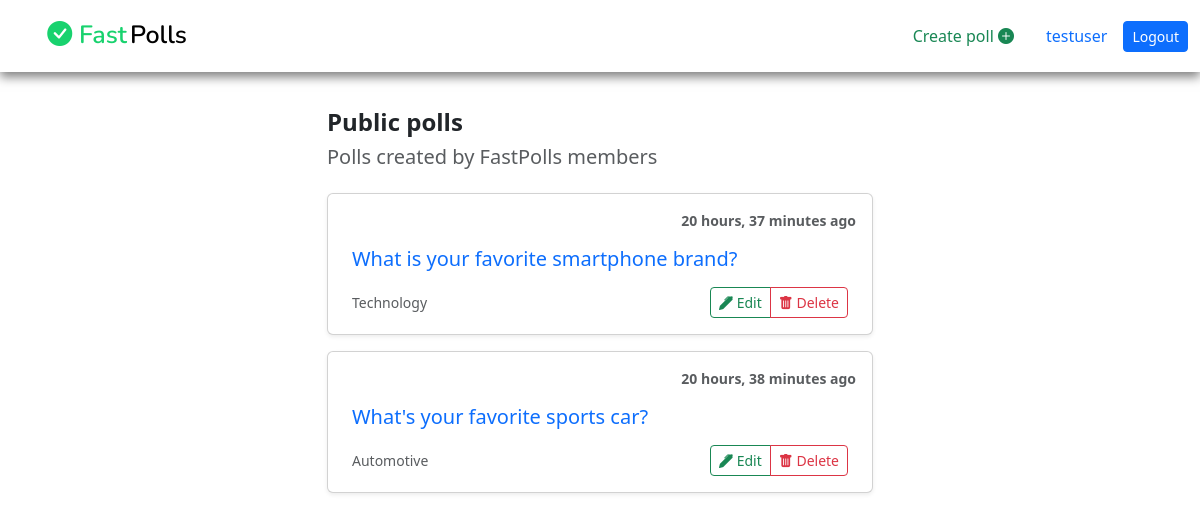
The app's page /polls/ (signed in) with its own data.
### accounts/models.py (models this page shows, shortened)
class User(AbstractUser):
    id = models.CharField(max_length=25, primary_key=True, unique=True, editable=False)
    email = models.EmailField(unique=True)
    gender = models.CharField(max_length=7, blank=False)
    phone_no = models.CharField(max_length=14, blank=False)
    profile_pic = models.ImageField(upload_to='User-dps/', default='default.png')
    updated = models.DateTimeField(auto_now=True)
    REQUIRED_FIELDS = ['username']
    USERNAME_FIELD = 'email'
    class Meta:
        ordering = ['username']

### polls/models.py (models this page shows, shortened)
class Questions(models.Model):
    id = models.CharField(max_length=20, primary_key=True, unique=True, editable=False)
    author = models.ForeignKey(User, on_delete=models.CASCADE, editable=False)
    quiz = models.TextField(blank=False)
    category = models.CharField(max_length=15, blank=False)
    is_private = models.BooleanField(default=False)
    is_closed = models.BooleanField(default=False, editable=False)
    closing_dt = models.DateField(null=False, blank=False, db_column='Scheduled closing date-time')
    created = models.DateTimeField(auto_now_add=True)
    edited = models.DateTimeField(auto_now=True)
    class Meta:
        ordering = ['-created']
        verbose_name_plural = 'Questions'

### polls/views.py (the view, shortened to what this page needs)
# urls.py: path('', views.HomepageView.as_view(), name='homepage'),
class HomepageView(View):
    template_name = 'polls/homepage.html'
    def get(self, request, *args, **kwargs):
        all_polls = []
        if request.user.is_authenticated:
            all_polls = Questions.objects.filter(is_closed=False).all()
            public_polls = []
        else:
            public_polls = Questions.objects.filter(is_closed=False).all()
        created_polls = list(public_polls) + list(all_polls)
        context = {
            'polls': created_polls,
        }
        return render(request, self.template_name, context)

### polls/templates/polls/homepage.html (shortened to what this page needs)
{% extends 'base.html' %}
{% load static %}
    {% block content %}
    <main>
        <div class="container">
            <div class="row">
                <div class="col-md-6 col-lg-6 offset-sm-3">
                    <h4 class="fw-bold">Public polls</h4>
                    <h5 class="text-muted mb-4">Polls created by FastPolls members</h5>
                    {% for poll in polls %}
                    <div class="card mb-3 shadow-sm">
                        <div class="card-body">
                            <div class="row">
                                <div class="col-sm-12"><p class="small text-muted text-end fw-bold">{{ poll.created|timesince }} ago</p></div>
                            </div>
                            <div>
                                <h5 class="mt-0 mb-3 mx-2"><a href="{% url 'vote' poll.id %}">{{ poll.quiz }}</a></h5>
                                <div class="d-flex justify-content-between align-items-center mx-2">
                                    <small class="text-body-secondary">{{ poll.category }}</small>
                                    <div class="btn-group">
                                        {% if request.user == poll.author %}
                                        <a href="{% url 'edit-polls' poll.id %}" class="btn btn-sm btn-outline-success"><i class="bi-pen-fill"></i> Edit</a>
                                        <a href="{% url 'homepage' %}" data-bs-toggle="modal" data-bs-target="#delete-{{ poll.id }}" class="btn btn-sm btn-outline-danger"><i class="bi-trash-fill"></i> Delete</a>
                                        {% else %}
                                        <a href="{% url 'vote' poll.id %}" class="btn btn-sm btn-secondary">View</a>
                                        {% endif %}
                                    </div>
                                </div>
                            </div>
                        </div>
                    </div>
                    {% endfor %}
                </div>
            </div>
        </div>
    </main>
    {% endblock %}

### templates/base.html (shortened to what this page needs)
    {% load static %}
    <link href="https://cdn.jsdelivr.net/npm/bootstrap@5.3.0/dist/css/bootstrap.min.css" rel="stylesheet">
    <link rel="stylesheet" href="https://cdn.jsdelivr.net/npm/bootstrap-icons@1.10.5/font/bootstrap-icons.css">
    <link rel="stylesheet" href="{% static 'css/styles.css' %}">
    <nav class="navbar navbar-expand-lg">
        <div class="container-fluid">
            <a class="navbar-brand" href="{% url 'homepage' %}"><i class="bi-check-circle-fill"></i> <span id="fast">Fast</span> Polls</a>
            <div class="collapse navbar-collapse nav justify-content-center" id="navbarText">
                <span class="navbar-text">
                    <a class="nav-link text-success" href="{% url 'create-polls' %}">Create poll <i class="bi-plus-circle-fill"></i></a>
                </span>
                {% if user.is_authenticated %}
                <span class="navbar-text">
                    <a href="{% url 'profile' %}" class="nav-link text-primary">{{ request.user.username }}</a>
                </span>
                <span class="navbar-text">
                    <a href="{% url 'logout_user' %}" class="btn btn-primary btn-sm">Logout</a>
                </span>
                {% endif %}
            </div>
        </div>
    </nav>
    {% block content %}
    {% endblock %}

### static/css/styles.css (style rules this page uses)
* { box-sizing: border-box; }
a { text-decoration: none; }
.navbar { box-shadow: 0 5px 10px rgba(0, 0, 0, 0.5); }
.navbar .container-fluid .navbar-brand { font-family: 'Nunito', sans-serif; font-size: 25px; font-weight: 600; margin-left: 3%; }
.navbar .container-fluid .navbar-brand i { color: #18d26e; }
.navbar .container-fluid .navbar-brand #fast { color: #18d26e; margin-right: -2.4%; }
.navbar .container-fluid .btn { color: #fff; }
main { margin-top: 3%; margin-bottom: 3%; }

### records on screen
User: user.username "testuser"
Questions: created "20 hours, 37 minutes", quiz "What is your favorite smartphone brand?", category "Technology"
Questions: created "20 hours, 38 minutes", quiz "What's your favorite sports car?", category "Automotive"
